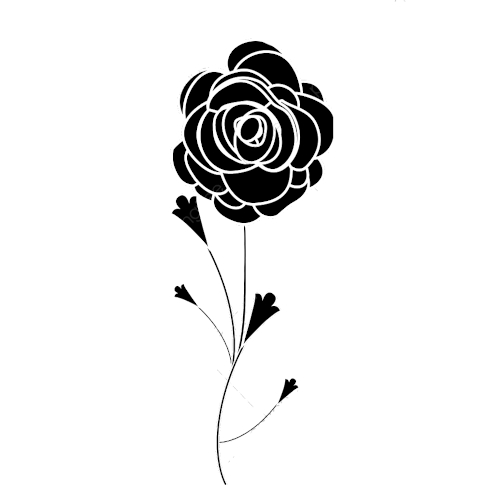
#> input picture assets/flower_2.jpg, 500 x 500 px, found by its file name
$ python bitwise_and.py
#> lines starting #> are read from the running program, lines starting #| are printed output that depends on the picture
import cv2
import numpy as np

class BitwiseAnd:

    def __init__(self, path_01, path_02):
        self.image_01 = cv2.imread(path_01)
#> self.image_01 is the input picture: shape (500, 500, 3); min 0, max 255, mean 237.1
        self.image_02 = cv2.imread(path_02)
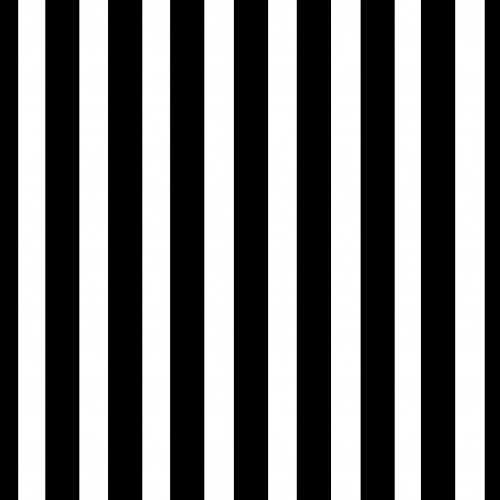
#> input picture assets/barcode_2.jpg, 500 x 500 px, found by its file name
#> self.image_02 is the input picture: shape (500, 500, 3); min 0, max 255, mean 115.8

    def easy_mode(self):
        result = cv2.bitwise_and(self.image_01, self.image_02)
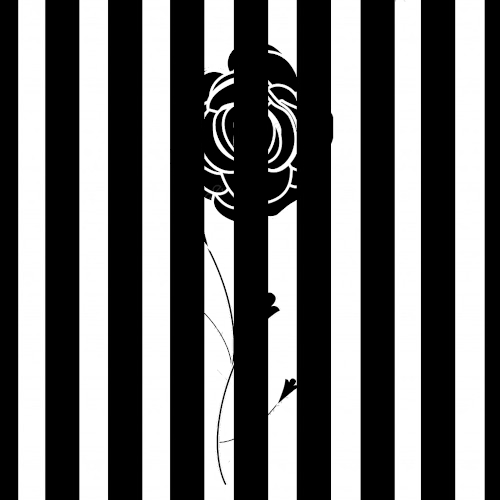
#> result: shape (500, 500, 3); min 0, max 255, mean 108.7
        cv2.imwrite('/home/pedro/Dev/PythonProjects/VisaoComputacional/Atividades/atividade-3/results/and.jpg', result)
        cv2.destroyAllWindows()


def main():
    path_01 = '/home/pedro/Dev/PythonProjects/VisaoComputacional/assets/flower_2.jpg'
    path_02 = '/home/pedro/Dev/PythonProjects/VisaoComputacional/assets/barcode_2.jpg'
    bitwise = BitwiseAnd(path_01=path_01, path_02=path_02)
    bitwise.easy_mode()


if __name__ == '__main__':
    main()
